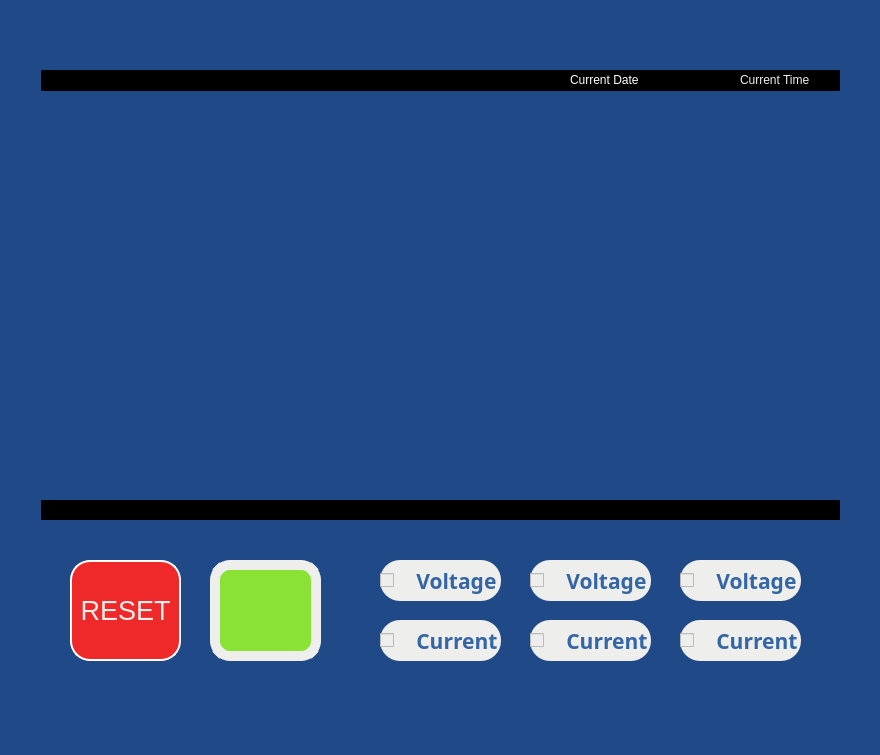
<?xml version="1.0" encoding="UTF-8"?>
<ui version="4.0">
 <class>MonitorGraph</class>
 <widget class="QDialog" name="MonitorGraph">
  <property name="geometry">
   <rect>
    <x>0</x>
    <y>0</y>
    <width>880</width>
    <height>755</height>
   </rect>
  </property>
  <property name="windowTitle">
   <string>Dialog</string>
  </property>
  <property name="styleSheet">
   <string notr="true">background-color: rgb(32, 74, 135);</string>
  </property>
  <widget class="QCustomPlot" name="customPlot" native="true">
   <property name="geometry">
    <rect>
     <x>40</x>
     <y>70</y>
     <width>800</width>
     <height>450</height>
    </rect>
   </property>
   <property name="palette">
    <palette>
     <active>
      <colorrole role="WindowText">
       <brush brushstyle="SolidPattern">
        <color alpha="255">
         <red>0</red>
         <green>0</green>
         <blue>0</blue>
        </color>
       </brush>
      </colorrole>
      <colorrole role="Button">
       <brush brushstyle="SolidPattern">
        <color alpha="255">
         <red>32</red>
         <green>74</green>
         <blue>135</blue>
        </color>
       </brush>
      </colorrole>
      <colorrole role="Light">
       <brush brushstyle="SolidPattern">
        <color alpha="255">
         <red>255</red>
         <green>255</green>
         <blue>255</blue>
        </color>
       </brush>
      </colorrole>
      <colorrole role="Midlight">
       <brush brushstyle="SolidPattern">
        <color alpha="255">
         <red>247</red>
         <green>247</green>
         <blue>247</blue>
        </color>
       </brush>
      </colorrole>
      <colorrole role="Dark">
       <brush brushstyle="SolidPattern">
        <color alpha="255">
         <red>119</red>
         <green>119</green>
         <blue>119</blue>
        </color>
       </brush>
      </colorrole>
      <colorrole role="Mid">
       <brush brushstyle="SolidPattern">
        <color alpha="255">
         <red>159</red>
         <green>159</green>
         <blue>159</blue>
        </color>
       </brush>
      </colorrole>
      <colorrole role="Text">
       <brush brushstyle="SolidPattern">
        <color alpha="255">
         <red>0</red>
         <green>0</green>
         <blue>0</blue>
        </color>
       </brush>
      </colorrole>
      <colorrole role="BrightText">
       <brush brushstyle="SolidPattern">
        <color alpha="255">
         <red>255</red>
         <green>255</green>
         <blue>255</blue>
        </color>
       </brush>
      </colorrole>
      <colorrole role="ButtonText">
       <brush brushstyle="SolidPattern">
        <color alpha="255">
         <red>0</red>
         <green>0</green>
         <blue>0</blue>
        </color>
       </brush>
      </colorrole>
      <colorrole role="Base">
       <brush brushstyle="SolidPattern">
        <color alpha="255">
         <red>32</red>
         <green>74</green>
         <blue>135</blue>
        </color>
       </brush>
      </colorrole>
      <colorrole role="Window">
       <brush brushstyle="SolidPattern">
        <color alpha="255">
         <red>32</red>
         <green>74</green>
         <blue>135</blue>
        </color>
       </brush>
      </colorrole>
      <colorrole role="Shadow">
       <brush brushstyle="SolidPattern">
        <color alpha="255">
         <red>0</red>
         <green>0</green>
         <blue>0</blue>
        </color>
       </brush>
      </colorrole>
      <colorrole role="AlternateBase">
       <brush brushstyle="SolidPattern">
        <color alpha="255">
         <red>247</red>
         <green>247</green>
         <blue>247</blue>
        </color>
       </brush>
      </colorrole>
      <colorrole role="ToolTipBase">
       <brush brushstyle="SolidPattern">
        <color alpha="255">
         <red>255</red>
         <green>255</green>
         <blue>220</blue>
        </color>
       </brush>
      </colorrole>
      <colorrole role="ToolTipText">
       <brush brushstyle="SolidPattern">
        <color alpha="255">
         <red>0</red>
         <green>0</green>
         <blue>0</blue>
        </color>
       </brush>
      </colorrole>
      <colorrole role="PlaceholderText">
       <brush brushstyle="SolidPattern">
        <color alpha="128">
         <red>0</red>
         <green>0</green>
         <blue>0</blue>
        </color>
       </brush>
      </colorrole>
     </active>
     <inactive>
      <colorrole role="WindowText">
       <brush brushstyle="SolidPattern">
        <color alpha="255">
         <red>0</red>
         <green>0</green>
         <blue>0</blue>
        </color>
       </brush>
      </colorrole>
      <colorrole role="Button">
       <brush brushstyle="SolidPattern">
        <color alpha="255">
         <red>32</red>
         <green>74</green>
         <blue>135</blue>
        </color>
       </brush>
      </colorrole>
      <colorrole role="Light">
       <brush brushstyle="SolidPattern">
        <color alpha="255">
         <red>255</red>
         <green>255</green>
         <blue>255</blue>
        </color>
       </brush>
      </colorrole>
      <colorrole role="Midlight">
       <brush brushstyle="SolidPattern">
        <color alpha="255">
         <red>247</red>
         <green>247</green>
         <blue>247</blue>
        </color>
       </brush>
      </colorrole>
      <colorrole role="Dark">
       <brush brushstyle="SolidPattern">
        <color alpha="255">
         <red>119</red>
         <green>119</green>
         <blue>119</blue>
        </color>
       </brush>
      </colorrole>
      <colorrole role="Mid">
       <brush brushstyle="SolidPattern">
        <color alpha="255">
         <red>159</red>
         <green>159</green>
         <blue>159</blue>
        </color>
       </brush>
      </colorrole>
      <colorrole role="Text">
       <brush brushstyle="SolidPattern">
        <color alpha="255">
         <red>0</red>
         <green>0</green>
         <blue>0</blue>
        </color>
       </brush>
      </colorrole>
      <colorrole role="BrightText">
       <brush brushstyle="SolidPattern">
        <color alpha="255">
         <red>255</red>
         <green>255</green>
         <blue>255</blue>
        </color>
       </brush>
      </colorrole>
      <colorrole role="ButtonText">
       <brush brushstyle="SolidPattern">
        <color alpha="255">
         <red>0</red>
         <green>0</green>
         <blue>0</blue>
        </color>
       </brush>
      </colorrole>
      <colorrole role="Base">
       <brush brushstyle="SolidPattern">
        <color alpha="255">
         <red>32</red>
         <green>74</green>
         <blue>135</blue>
        </color>
       </brush>
      </colorrole>
      <colorrole role="Window">
       <brush brushstyle="SolidPattern">
        <color alpha="255">
         <red>32</red>
         <green>74</green>
         <blue>135</blue>
        </color>
       </brush>
      </colorrole>
      <colorrole role="Shadow">
       <brush brushstyle="SolidPattern">
        <color alpha="255">
         <red>0</red>
         <green>0</green>
         <blue>0</blue>
        </color>
       </brush>
      </colorrole>
      <colorrole role="AlternateBase">
       <brush brushstyle="SolidPattern">
        <color alpha="255">
         <red>247</red>
         <green>247</green>
         <blue>247</blue>
        </color>
       </brush>
      </colorrole>
      <colorrole role="ToolTipBase">
       <brush brushstyle="SolidPattern">
        <color alpha="255">
         <red>255</red>
         <green>255</green>
         <blue>220</blue>
        </color>
       </brush>
      </colorrole>
      <colorrole role="ToolTipText">
       <brush brushstyle="SolidPattern">
        <color alpha="255">
         <red>0</red>
         <green>0</green>
         <blue>0</blue>
        </color>
       </brush>
      </colorrole>
      <colorrole role="PlaceholderText">
       <brush brushstyle="SolidPattern">
        <color alpha="128">
         <red>0</red>
         <green>0</green>
         <blue>0</blue>
        </color>
       </brush>
      </colorrole>
     </inactive>
     <disabled>
      <colorrole role="WindowText">
       <brush brushstyle="SolidPattern">
        <color alpha="255">
         <red>119</red>
         <green>119</green>
         <blue>119</blue>
        </color>
       </brush>
      </colorrole>
      <colorrole role="Button">
       <brush brushstyle="SolidPattern">
        <color alpha="255">
         <red>32</red>
         <green>74</green>
         <blue>135</blue>
        </color>
       </brush>
      </colorrole>
      <colorrole role="Light">
       <brush brushstyle="SolidPattern">
        <color alpha="255">
         <red>255</red>
         <green>255</green>
         <blue>255</blue>
        </color>
       </brush>
      </colorrole>
      <colorrole role="Midlight">
       <brush brushstyle="SolidPattern">
        <color alpha="255">
         <red>247</red>
         <green>247</green>
         <blue>247</blue>
        </color>
       </brush>
      </colorrole>
      <colorrole role="Dark">
       <brush brushstyle="SolidPattern">
        <color alpha="255">
         <red>119</red>
         <green>119</green>
         <blue>119</blue>
        </color>
       </brush>
      </colorrole>
      <colorrole role="Mid">
       <brush brushstyle="SolidPattern">
        <color alpha="255">
         <red>159</red>
         <green>159</green>
         <blue>159</blue>
        </color>
       </brush>
      </colorrole>
      <colorrole role="Text">
       <brush brushstyle="SolidPattern">
        <color alpha="255">
         <red>119</red>
         <green>119</green>
         <blue>119</blue>
        </color>
       </brush>
      </colorrole>
      <colorrole role="BrightText">
       <brush brushstyle="SolidPattern">
        <color alpha="255">
         <red>255</red>
         <green>255</green>
         <blue>255</blue>
        </color>
       </brush>
      </colorrole>
      <colorrole role="ButtonText">
       <brush brushstyle="SolidPattern">
        <color alpha="255">
         <red>119</red>
         <green>119</green>
         <blue>119</blue>
        </color>
       </brush>
      </colorrole>
      <colorrole role="Base">
       <brush brushstyle="SolidPattern">
        <color alpha="255">
         <red>32</red>
         <green>74</green>
         <blue>135</blue>
        </color>
       </brush>
      </colorrole>
      <colorrole role="Window">
       <brush brushstyle="SolidPattern">
        <color alpha="255">
         <red>32</red>
         <green>74</green>
         <blue>135</blue>
        </color>
       </brush>
      </colorrole>
      <colorrole role="Shadow">
       <brush brushstyle="SolidPattern">
        <color alpha="255">
         <red>0</red>
         <green>0</green>
         <blue>0</blue>
        </color>
       </brush>
      </colorrole>
      <colorrole role="AlternateBase">
       <brush brushstyle="SolidPattern">
        <color alpha="255">
         <red>239</red>
         <green>239</green>
         <blue>239</blue>
        </color>
       </brush>
      </colorrole>
      <colorrole role="ToolTipBase">
       <brush brushstyle="SolidPattern">
        <color alpha="255">
         <red>255</red>
         <green>255</green>
         <blue>220</blue>
        </color>
       </brush>
      </colorrole>
      <colorrole role="ToolTipText">
       <brush brushstyle="SolidPattern">
        <color alpha="255">
         <red>0</red>
         <green>0</green>
         <blue>0</blue>
        </color>
       </brush>
      </colorrole>
      <colorrole role="PlaceholderText">
       <brush brushstyle="SolidPattern">
        <color alpha="128">
         <red>0</red>
         <green>0</green>
         <blue>0</blue>
        </color>
       </brush>
      </colorrole>
     </disabled>
    </palette>
   </property>
   <property name="acceptDrops">
    <bool>true</bool>
   </property>
   <property name="autoFillBackground">
    <bool>false</bool>
   </property>
   <widget class="QFrame" name="frame">
    <property name="geometry">
     <rect>
      <x>0</x>
      <y>0</y>
      <width>801</width>
      <height>21</height>
     </rect>
    </property>
    <property name="styleSheet">
     <string notr="true">background: black</string>
    </property>
    <property name="frameShape">
     <enum>QFrame::StyledPanel</enum>
    </property>
    <property name="frameShadow">
     <enum>QFrame::Raised</enum>
    </property>
    <widget class="QLabel" name="label_time">
     <property name="geometry">
      <rect>
       <x>700</x>
       <y>0</y>
       <width>91</width>
       <height>20</height>
      </rect>
     </property>
     <property name="styleSheet">
      <string notr="true">color: rgb(238, 238, 236);</string>
     </property>
     <property name="text">
      <string>Current Time</string>
     </property>
    </widget>
    <widget class="QLabel" name="label_date">
     <property name="geometry">
      <rect>
       <x>530</x>
       <y>0</y>
       <width>151</width>
       <height>20</height>
      </rect>
     </property>
     <property name="styleSheet">
      <string notr="true">color: white</string>
     </property>
     <property name="text">
      <string>Current Date</string>
     </property>
    </widget>
   </widget>
   <widget class="QFrame" name="frame_2">
    <property name="geometry">
     <rect>
      <x>0</x>
      <y>430</y>
      <width>801</width>
      <height>21</height>
     </rect>
    </property>
    <property name="styleSheet">
     <string notr="true">background: black</string>
    </property>
    <property name="frameShape">
     <enum>QFrame::StyledPanel</enum>
    </property>
    <property name="frameShadow">
     <enum>QFrame::Raised</enum>
    </property>
   </widget>
  </widget>
  <widget class="QFrame" name="frame_3">
   <property name="geometry">
    <rect>
     <x>0</x>
     <y>0</y>
     <width>880</width>
     <height>70</height>
    </rect>
   </property>
   <property name="styleSheet">
    <string notr="true">background-color: rgb(32, 74, 135);</string>
   </property>
   <property name="frameShape">
    <enum>QFrame::NoFrame</enum>
   </property>
   <property name="frameShadow">
    <enum>QFrame::Sunken</enum>
   </property>
  </widget>
  <widget class="QFrame" name="frame_4">
   <property name="geometry">
    <rect>
     <x>0</x>
     <y>70</y>
     <width>41</width>
     <height>451</height>
    </rect>
   </property>
   <property name="frameShape">
    <enum>QFrame::NoFrame</enum>
   </property>
   <property name="frameShadow">
    <enum>QFrame::Raised</enum>
   </property>
  </widget>
  <widget class="QFrame" name="frame_5">
   <property name="geometry">
    <rect>
     <x>840</x>
     <y>70</y>
     <width>41</width>
     <height>451</height>
    </rect>
   </property>
   <property name="frameShape">
    <enum>QFrame::NoFrame</enum>
   </property>
   <property name="frameShadow">
    <enum>QFrame::Raised</enum>
   </property>
  </widget>
  <widget class="QFrame" name="frame_8">
   <property name="geometry">
    <rect>
     <x>0</x>
     <y>670</y>
     <width>880</width>
     <height>40</height>
    </rect>
   </property>
   <property name="styleSheet">
    <string notr="true">background-color: rgb(32, 74, 135);</string>
   </property>
   <property name="frameShape">
    <enum>QFrame::NoFrame</enum>
   </property>
   <property name="frameShadow">
    <enum>QFrame::Sunken</enum>
   </property>
  </widget>
  <widget class="QFrame" name="frame_7">
   <property name="geometry">
    <rect>
     <x>0</x>
     <y>560</y>
     <width>881</width>
     <height>101</height>
    </rect>
   </property>
   <property name="frameShape">
    <enum>QFrame::NoFrame</enum>
   </property>
   <property name="frameShadow">
    <enum>QFrame::Raised</enum>
   </property>
   <widget class="QCheckBox" name="current_2">
    <property name="geometry">
     <rect>
      <x>680</x>
      <y>60</y>
      <width>121</width>
      <height>41</height>
     </rect>
    </property>
    <property name="font">
     <font>
      <family>Ubuntu Condensed</family>
      <pointsize>16</pointsize>
      <weight>75</weight>
      <bold>true</bold>
     </font>
    </property>
    <property name="styleSheet">
     <string notr="true">background-color: rgb(238, 238, 236);
border-radius: 20px;
color: rgb(52, 101, 164);</string>
    </property>
    <property name="text">
     <string>   Current 3</string>
    </property>
   </widget>
   <widget class="QCheckBox" name="current_1">
    <property name="geometry">
     <rect>
      <x>530</x>
      <y>60</y>
      <width>121</width>
      <height>41</height>
     </rect>
    </property>
    <property name="font">
     <font>
      <family>Ubuntu Condensed</family>
      <pointsize>16</pointsize>
      <weight>75</weight>
      <bold>true</bold>
     </font>
    </property>
    <property name="styleSheet">
     <string notr="true">background-color: rgb(238, 238, 236);
border-radius: 20px;
color: rgb(52, 101, 164);</string>
    </property>
    <property name="text">
     <string>   Current 2</string>
    </property>
   </widget>
   <widget class="QCheckBox" name="current_0">
    <property name="geometry">
     <rect>
      <x>380</x>
      <y>60</y>
      <width>121</width>
      <height>41</height>
     </rect>
    </property>
    <property name="font">
     <font>
      <family>Ubuntu Condensed</family>
      <pointsize>16</pointsize>
      <weight>75</weight>
      <bold>true</bold>
     </font>
    </property>
    <property name="styleSheet">
     <string notr="true">background-color: rgb(238, 238, 236);
border-radius: 20px;
color: rgb(52, 101, 164);</string>
    </property>
    <property name="text">
     <string>   Current 1</string>
    </property>
   </widget>
   <widget class="QPushButton" name="clearButton">
    <property name="geometry">
     <rect>
      <x>70</x>
      <y>0</y>
      <width>111</width>
      <height>101</height>
     </rect>
    </property>
    <property name="font">
     <font>
      <pointsize>20</pointsize>
     </font>
    </property>
    <property name="styleSheet">
     <string notr="true">color: rgb(238, 238, 236);
background-color: rgb(239, 41, 41);
border-radius: 20px;

border: 2px solid white;</string>
    </property>
    <property name="text">
     <string>RESET</string>
    </property>
    <property name="flat">
     <bool>true</bool>
    </property>
   </widget>
   <widget class="QCheckBox" name="voltage_0">
    <property name="geometry">
     <rect>
      <x>380</x>
      <y>0</y>
      <width>121</width>
      <height>41</height>
     </rect>
    </property>
    <property name="font">
     <font>
      <family>Ubuntu Condensed</family>
      <pointsize>16</pointsize>
      <weight>75</weight>
      <bold>true</bold>
     </font>
    </property>
    <property name="styleSheet">
     <string notr="true">background-color: rgb(238, 238, 236);
border-radius: 20px;
color: rgb(52, 101, 164);</string>
    </property>
    <property name="text">
     <string>   Voltage 1</string>
    </property>
    <property name="tristate">
     <bool>false</bool>
    </property>
   </widget>
   <widget class="QPushButton" name="return_home">
    <property name="geometry">
     <rect>
      <x>210</x>
      <y>0</y>
      <width>111</width>
      <height>101</height>
     </rect>
    </property>
    <property name="minimumSize">
     <size>
      <width>111</width>
      <height>0</height>
     </size>
    </property>
    <property name="maximumSize">
     <size>
      <width>111</width>
      <height>16777215</height>
     </size>
    </property>
    <property name="font">
     <font>
      <pointsize>8</pointsize>
     </font>
    </property>
    <property name="acceptDrops">
     <bool>false</bool>
    </property>
    <property name="autoFillBackground">
     <bool>false</bool>
    </property>
    <property name="styleSheet">
     <string notr="true">image: url(:/icons/res/home_256.png);
border-radius: 20px;

border: 10px solid white;
border-color: rgb(238, 238, 236);
background-color: rgb(138, 226, 52);</string>
    </property>
    <property name="text">
     <string/>
    </property>
    <property name="iconSize">
     <size>
      <width>1</width>
      <height>1</height>
     </size>
    </property>
    <property name="checkable">
     <bool>false</bool>
    </property>
    <property name="flat">
     <bool>true</bool>
    </property>
   </widget>
   <widget class="QCheckBox" name="voltage_1">
    <property name="geometry">
     <rect>
      <x>530</x>
      <y>0</y>
      <width>121</width>
      <height>41</height>
     </rect>
    </property>
    <property name="font">
     <font>
      <family>Ubuntu Condensed</family>
      <pointsize>16</pointsize>
      <weight>75</weight>
      <bold>true</bold>
     </font>
    </property>
    <property name="styleSheet">
     <string notr="true">background-color: rgb(238, 238, 236);
border-radius: 20px;
color: rgb(52, 101, 164);</string>
    </property>
    <property name="text">
     <string>   Voltage 2</string>
    </property>
   </widget>
   <widget class="QCheckBox" name="voltage_2">
    <property name="geometry">
     <rect>
      <x>680</x>
      <y>0</y>
      <width>121</width>
      <height>41</height>
     </rect>
    </property>
    <property name="font">
     <font>
      <family>Ubuntu Condensed</family>
      <pointsize>16</pointsize>
      <weight>75</weight>
      <bold>true</bold>
     </font>
    </property>
    <property name="styleSheet">
     <string notr="true">background-color: rgb(238, 238, 236);
border-radius: 20px;
color: rgb(52, 101, 164);</string>
    </property>
    <property name="text">
     <string>   Voltage 3</string>
    </property>
   </widget>
  </widget>
  <widget class="QFrame" name="frame_6">
   <property name="geometry">
    <rect>
     <x>0</x>
     <y>520</y>
     <width>880</width>
     <height>40</height>
    </rect>
   </property>
   <property name="frameShape">
    <enum>QFrame::NoFrame</enum>
   </property>
   <property name="frameShadow">
    <enum>QFrame::Sunken</enum>
   </property>
  </widget>
 </widget>
 <customwidgets>
  <customwidget>
   <class>QCustomPlot</class>
   <extends>QWidget</extends>
   <header location="global">qcustomplot.h</header>
   <container>1</container>
  </customwidget>
 </customwidgets>
 <resources/>
 <connections/>
</ui>
